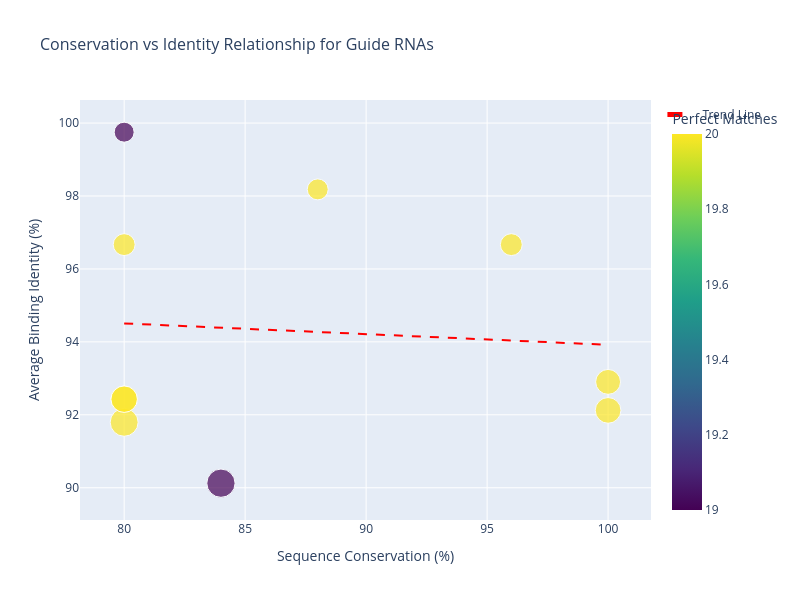

Notebook source saved alongside this figure:
### Markdown cell above
## 3. Conservation vs Identity Relationship

Scatter plot analyzing the relationship between sequence conservation and binding identity, with bubble size representing the number of target hits.

### Code cell
# Import sklearn for trend line
from sklearn.linear_model import LinearRegression

# Create conservation vs identity scatter plot
fig = px.scatter(
    guides_df,
    x='conservation',
    y='avg_identity',
    size='hits',
    color='perfect_matches',
    hover_name='guide_id',
    hover_data=['sequence', 'central_mismatches', 'peripheral_mismatches'],
    color_continuous_scale='viridis',
    title='Conservation vs Identity Relationship for Guide RNAs',
    labels={
        'conservation': 'Sequence Conservation (%)',
        'avg_identity': 'Average Binding Identity (%)',
        'hits': 'Total Hits',
        'perfect_matches': 'Perfect Matches'
    },
    width=800,
    height=600
)

# Add trend line
X = guides_df[['conservation']].values
y = guides_df['avg_identity'].values
reg = LinearRegression().fit(X, y)
x_trend = np.linspace(guides_df['conservation'].min(), guides_df['conservation'].max(), 100)
y_trend = reg.predict(x_trend.reshape(-1, 1))

fig.add_trace(
    go.Scatter(
        x=x_trend,
        y=y_trend,
        mode='lines',
        name='Trend Line',
        line=dict(color='red', width=2, dash='dash')
    )
)

fig.update_layout(
    font_size=12,
    title_font_size=16,
    xaxis_title_font_size=14,
    yaxis_title_font_size=14
)

fig.show()

# Calculate correlation
correlation = guides_df['conservation'].corr(guides_df['avg_identity'])
print(f"Correlation between conservation and identity: {correlation:.3f}")
print(f"R² value: {reg.score(X, y):.3f}")

### Figure 1 — Plotly figure (JSON) as saved in the notebook; plotly's stock layout.template omitted (floating-point values rounded to 4 significant figures)
{"data": [{"customdata": [["ACTATGATGCTGTTACCATG", 20, 1], ["ATTGGATTTCTCTAAGTCTG", 19, 0], ["TAAGTCTGTGGCTGCACCGA", 0, 1], ["GATCAAACCACTGATTCCAA", 11, 0], ["ACTGATTCCAATGGTACGAA", 2, 0], ["GATTCCAATGGTACGAACGG", 4, 0], ["GCAGAAATGCCACGCCAGAC", 13, 0], ["GCCACGCCAGACTGGACTAT", 4, 0], ["CAAAAGAAACTTTAATTCAC", 15, 0], ["TCTGCCGCCGTTCGTACCAT", 13, 2]], "hovertemplate": "<b>%{hovertext}</b><br><br>Sequence Conservation (%)=%{x}<br>Average Binding Identity (%)=%{y}<br>Total Hits=%{marker.size}<br>sequence=%{customdata[0]}<br>central_mismatches=%{customdata[1]}<br>peripheral_mismatches=%{customdata[2]}<br>Perfect Matches=%{marker.color}<extra></extra>", "hovertext": ["gRNA_0001", "gRNA_0002", "gRNA_0003", "gRNA_0004", "gRNA_0005", "gRNA_0006", "gRNA_0007", "gRNA_0008", "gRNA_0009", "gRNA_0010"], "legendgroup": "", "marker": {"color": [19, 20, 19, 20, 20, 20, 20, 20, 20, 20], "coloraxis": "coloraxis", "size": [40, 39, 20, 31, 22, 24, 33, 24, 35, 35], "sizemode": "area", "sizeref": 0.1, "symbol": "circle"}, "mode": "markers", "name": "", "orientation": "v", "showlegend": false, "type": "scatter", "x": [84.0, 80.0, 80.0, 100.0, 88.0, 96.0, 100.0, 80.0, 80.0, 80.0], "xaxis": "x", "y": [90.12, 91.79, 99.75, 92.9, 98.18, 96.67, 92.12, 96.67, 92.43, 92.43], "yaxis": "y"}, {"line": {"color": "red", "dash": "dash", "width": 2}, "mode": "lines", "name": "Trend Line", "type": "scatter", "x": [80.0, 80.2, 80.4, 80.61, 80.81, 81.01, 81.21, 81.41, 81.62, 81.82, 82.02, 82.22, 82.42, 82.63, 82.83, 83.03, 83.23, 83.43, 83.64, 83.84, 84.04, 84.24, 84.44, 84.65, 84.85, 85.05, 85.25, 85.45, 85.66, 85.86, 86.06, 86.26, 86.46, 86.67, 86.87, 87.07, 87.27, 87.47, 87.68, 87.88, 88.08, 88.28, 88.48, 88.69, 88.89, 89.09, 89.29, 89.49, 89.7, 89.9, 90.1, 90.3, 90.51, 90.71, 90.91, 91.11, 91.31, 91.52, 91.72, 91.92, 92.12, 92.32, 92.53, 92.73, 92.93, 93.13, 93.33, 93.54, 93.74, 93.94, 94.14, 94.34, 94.55, 94.75, 94.95, 95.15, 95.35, 95.56, 95.76, 95.96, 96.16, 96.36, 96.57, 96.77, 96.97, 97.17, 97.37, 97.58, 97.78, 97.98, 98.18, 98.38, 98.59, 98.79, 98.99, 99.19, 99.39, 99.6, 99.8, 100.0], "y": [94.51, 94.5, 94.49, 94.49, 94.48, 94.48, 94.47, 94.46, 94.46, 94.45, 94.45, 94.44, 94.43, 94.43, 94.42, 94.42, 94.41, 94.41, 94.4, 94.39, 94.39, 94.38, 94.38, 94.37, 94.36, 94.36, 94.35, 94.35, 94.34, 94.33, 94.33, 94.32, 94.32, 94.31, 94.3, 94.3, 94.29, 94.29, 94.28, 94.28, 94.27, 94.26, 94.26, 94.25, 94.25, 94.24, 94.23, 94.23, 94.22, 94.22, 94.21, 94.2, 94.2, 94.19, 94.19, 94.18, 94.17, 94.17, 94.16, 94.16, 94.15, 94.14, 94.14, 94.13, 94.13, 94.12, 94.12, 94.11, 94.1, 94.1, 94.09, 94.09, 94.08, 94.07, 94.07, 94.06, 94.06, 94.05, 94.04, 94.04, 94.03, 94.03, 94.02, 94.01, 94.01, 94.0, 94.0, 93.99, 93.98, 93.98, 93.97, 93.97, 93.96, 93.96, 93.95, 93.94, 93.94, 93.93, 93.93, 93.92]}], "layout": {"coloraxis": {"colorbar": {"title": {"text": "Perfect Matches"}}, "colorscale": [[0, "#440154"], [0.1111, "#482878"], [0.2222, "#3e4989"], [0.3333, "#31688e"], [0.4444, "#26828e"], [0.5556, "#1f9e89"], [0.6667, "#35b779"], [0.7778, "#6ece58"], [0.8889, "#b5de2b"], [1, "#fde725"]]}, "font": {"size": 12}, "height": 600, "legend": {"itemsizing": "constant", "tracegroupgap": 0}, "title": {"font": {"size": 16}, "text": "Conservation vs Identity Relationship for Guide RNAs"}, "width": 800, "xaxis": {"anchor": "y", "domain": [0, 1], "title": {"font": {"size": 14}, "text": "Sequence Conservation (%)"}}, "yaxis": {"anchor": "x", "domain": [0, 1], "title": {"font": {"size": 14}, "text": "Average Binding Identity (%)"}}}}
